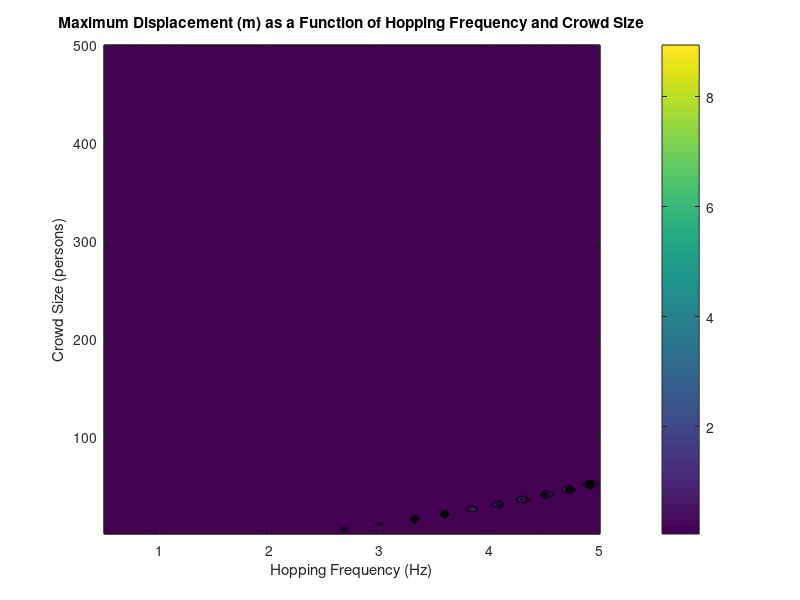

Write MATLAB code to recreate this figure.
function contour_plot()
    % Define the given parameters
    M = 1000; % Mass of the structure in kg
    alpha = 0.3; % Proportionality constant
    delta = 0.05; % Static displacement in meters
    c = 2500; % Damping coefficient in Ns/m
    g = 9.81; % Acceleration due to gravity in m/s^2

    % Define the range of hopping frequencies and crowd sizes
    f_range = linspace(0.5, 5, 100); % Hopping frequencies from 0.5 to 5 Hz
    m_range = linspace(1, 500, 100) * 75; % Crowd sizes from 1 to 500 persons, each with mass 75 kg

    % Create a grid for the hopping frequencies and crowd sizes
    [F, M_crowd] = meshgrid(f_range, m_range);

    % Calculate the stiffness, natural frequency, and angular frequency
    k = (M + M_crowd) * g / delta;
    wn = sqrt(k ./ M);
    w = 2 * pi * F;

    % Calculate the damping ratio
    zeta = c ./ (2 .* sqrt(M .* k));

    % Calculate the amplitude X
    X = amplitude(M_crowd, alpha, g, k, w, M, wn, zeta);

    % Calculate the maximum displacement (delta + X)
    max_disp = delta + X;

    % Create the contour plot
    figure;
    contourf(F, M_crowd/75, max_disp, 20); % Contour plot with 20 levels
    xlabel('Hopping Frequency (Hz)');
    ylabel('Crowd Size (persons)');
    title('Maximum Displacement (m) as a Function of Hopping Frequency and Crowd Size');
    colorbar;
end

function X = amplitude(m, alpha, g, k, w, M, wn, zeta)
    X = (m .* alpha .* g) ./ sqrt((k - (w.^2 .* M)).^2 + (2 .* zeta .* wn .* w).^2);
end
